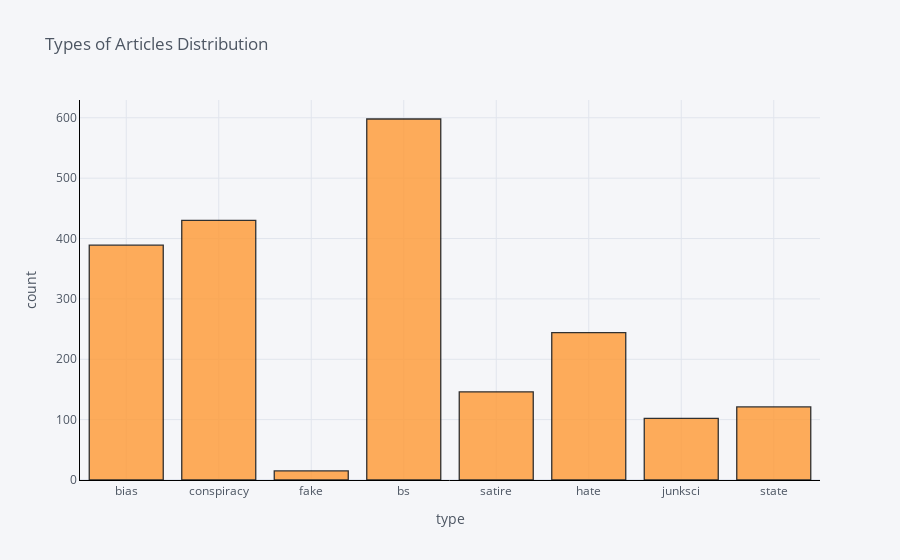

Notebook cell for this chart:
### Code cell
df['type'].iplot(kind='hist',
    bins=100,
    xTitle='type',
    linecolor='black',
    yTitle='count',
    title='Types of Articles Distribution')

### Figure 1 — Plotly figure (JSON) as saved in the notebook; plotly's stock layout.template omitted (floating-point values rounded to 4 significant figures; data arrays with more than 128 entries replaced by an {"elided": "..."} marker saying what was removed)
{"data": [{"opacity": 0.8, "name": "type", "histnorm": "", "nbinsx": 100, "histfunc": "count", "marker": {"color": "rgba(255, 153, 51, 1.0)", "line": {"color": "#000000", "width": 1.3}}, "x": {"elided": "2045 str values"}, "type": "histogram", "orientation": "v"}], "layout": {"xaxis": {"tickfont": {"color": "#4D5663"}, "title": {"text": "type", "font": {"color": "#4D5663"}}, "showgrid": true, "zerolinecolor": "#E1E5ED", "gridcolor": "#E1E5ED", "linecolor": "black"}, "title": {"text": "Types of Articles Distribution", "font": {"color": "#4D5663"}}, "paper_bgcolor": "#F5F6F9", "plot_bgcolor": "#F5F6F9", "yaxis": {"tickfont": {"color": "#4D5663"}, "title": {"text": "count", "font": {"color": "#4D5663"}}, "showgrid": true, "zerolinecolor": "#E1E5ED", "gridcolor": "#E1E5ED", "linecolor": "black"}, "barmode": "overlay", "legend": {"bgcolor": "#F5F6F9", "font": {"color": "#4D5663"}}}}
